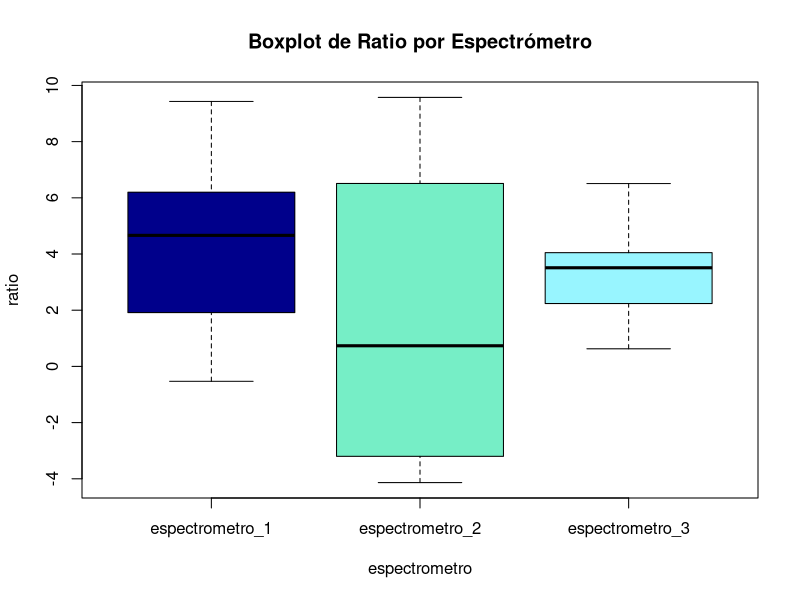
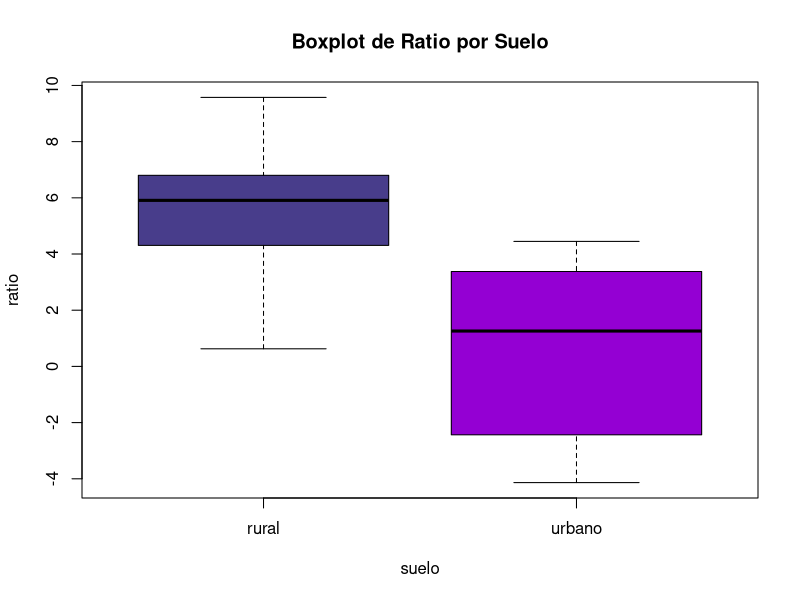
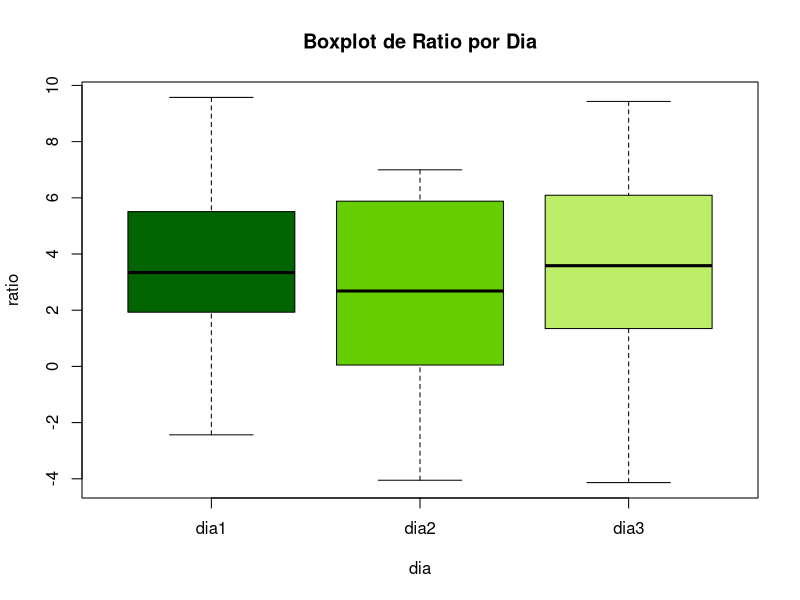
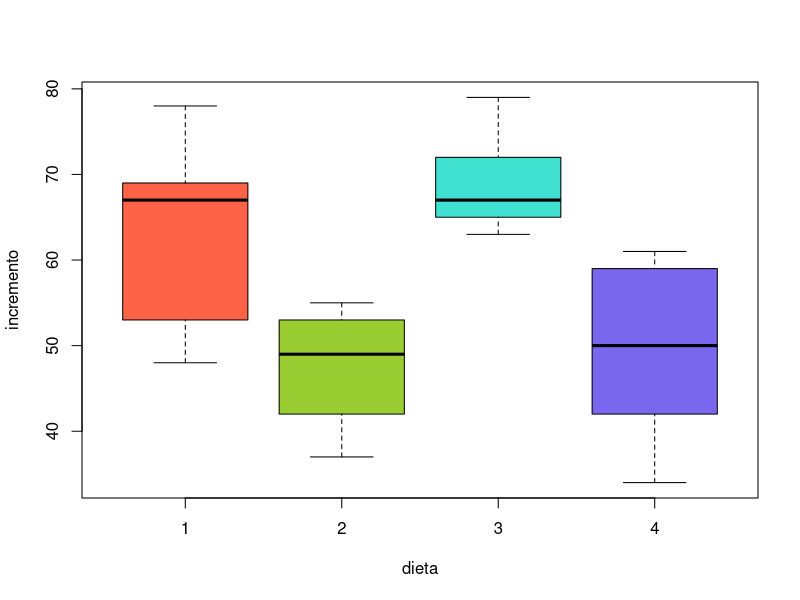
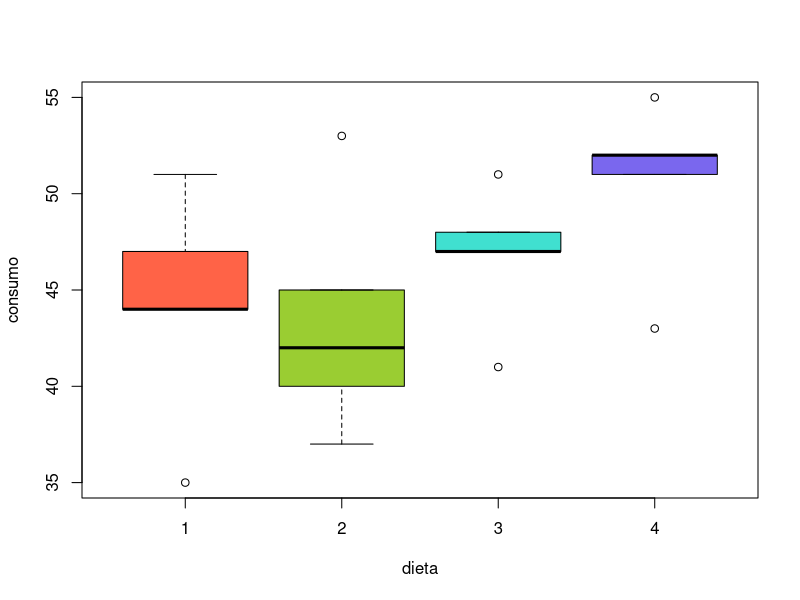
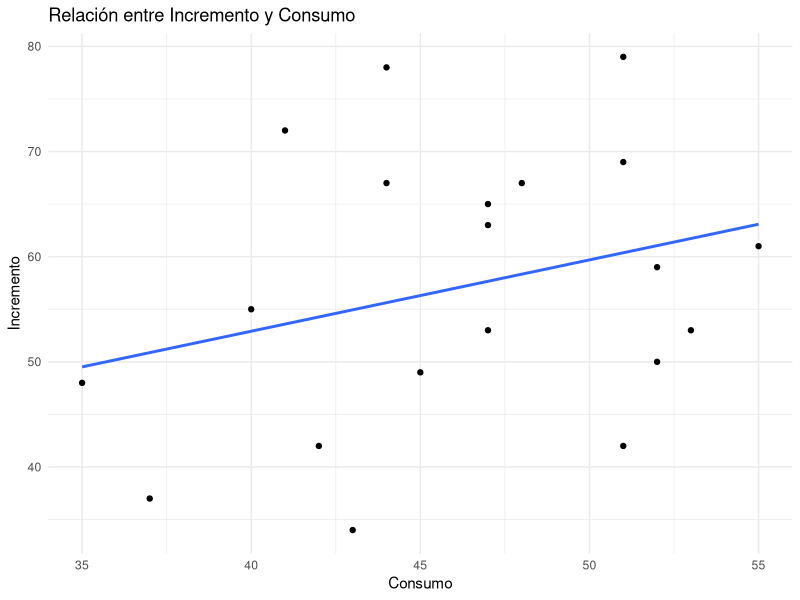
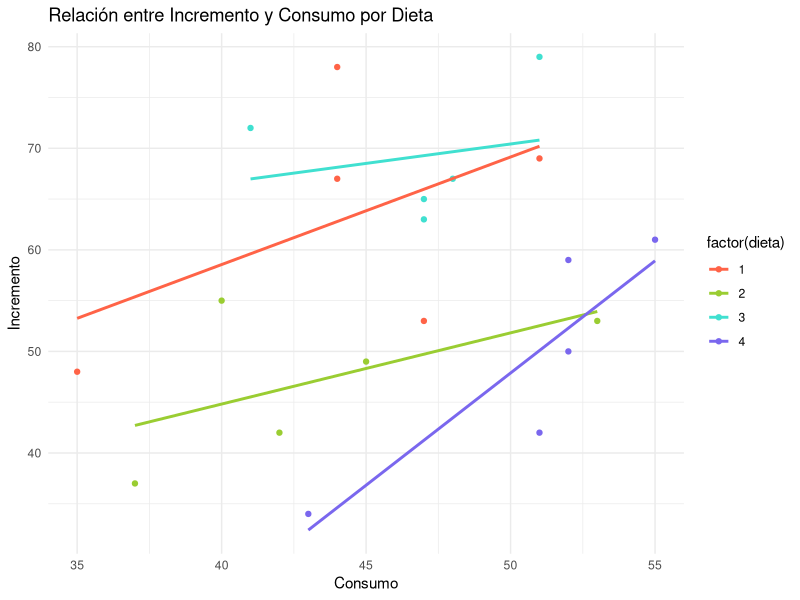
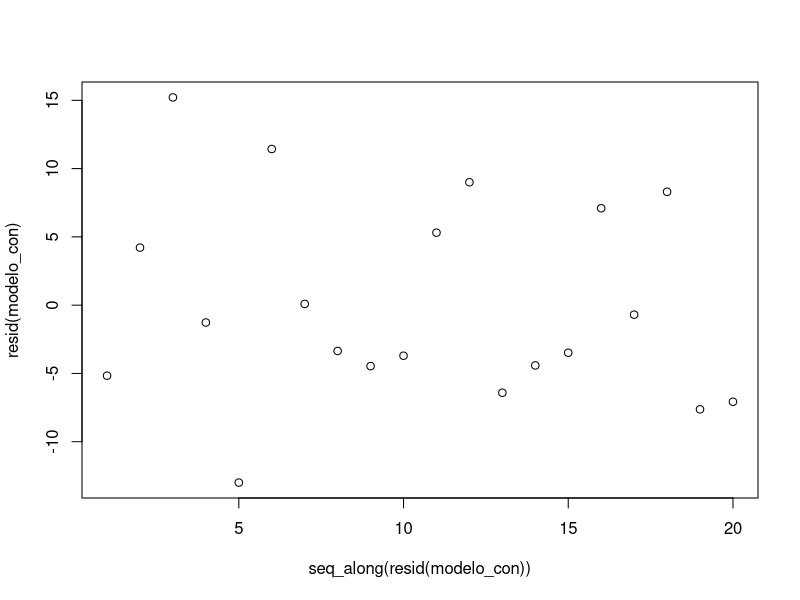

Write the R code that produced these figures, in order.
## ---- chunk 1
# Seteamos el directorio de trabajo
setwd("D:/Antiguos estudios/MASTER2/Sem3/Diseño/PAC6/PAC6")

# Importamos los datos
data <- read.csv("dades_problema1_pec6.csv", dec = ",", header = TRUE, sep = ";")

# Marcamos los factores
data$espectrometro <- as.factor(data$espectrometro)
data$suelo <- as.factor(data$suelo)
data$dia <- factor(data$dia, levels = c(1, 2, 3), labels = c("dia1", "dia2", "dia3"))
## ---- chunk 2
# Primero examinamos la variable ratio
summary(data$ratio)

# Box plot de ratio por espectrometro
boxplot(ratio ~ espectrometro, data = data, col = c("blue4", "aquamarine2", "cadetblue1"), main = "Boxplot de Ratio por Espectrómetro")

# Box plot de ratio por suelo
boxplot(ratio ~ suelo, data = data, col = c("darkslateblue", "darkviolet"), main = "Boxplot de Ratio por Suelo")

# Box plot de ratio por dia
boxplot(ratio ~ dia, data = data, col = c("darkgreen", "chartreuse3", "darkolivegreen2"), main = "Boxplot de Ratio por Dia")
## ---- chunk 3
# Definimos el modelo
library(lme4)
library(car)

modelo <- lmer(ratio ~ suelo + espectrometro + suelo:espectrometro + (1 | dia:suelo:espectrometro), data = data)

summary(modelo)

# Testamos las hipótesis

anova_modelo <- Anova(modelo, type = "III", test = "Chisq")
print(anova_modelo)
## ---- chunk 4
# install.packages("emmeans")
library(emmeans)
library(knitr)

# Realizamos las comparaciones múltiples
emmeans_result <- emmeans(modelo, pairwise ~ suelo:espectrometro)

# Ajustamos p-valores usando la corrección de Bonferroni
adjusted_emmeans <- summary(emmeans_result, infer = c(TRUE, TRUE), adjust = "bonferroni")

# Imprimimos los valores ajustados
print(adjusted_emmeans)
## ---- chunk 5
# Extraemos los contrastes y p-valores
contrast_df <- as.data.frame(adjusted_emmeans$contrasts)

# Filtramos por p-valores < 0.05
significant_contrasts <- contrast_df[contrast_df$p.value < 0.05, c("contrast", "p.value")]


# Formateamos la tabla para imprimir
formatted_table <- data.frame(
  Contrast = significant_contrasts$contrast,
  P_Value = sprintf("%.4f", significant_contrasts$p.value)
)

# Imprimimos la tabla
kable(formatted_table, col.names = c("Contraste", "P-Valor"))
## ---- chunk 6
# Seteamos el directorio de trabajo
setwd("D:/Antiguos estudios/MASTER2/Sem3/Diseño/PAC6/PAC6")

# Importamos los datos
data <- read.csv("dades_problema2_pec6.csv", dec = ",", header = TRUE, sep = ";")

# Marcamos los factores
data$dieta <- as.factor(data$dieta)
## ---- chunk 7
# Realiza un resumen descriptivo
summary(data)

# Gráfico relación consumo-incremento
color_dieta = c("tomato1", "olivedrab3", "turquoise", "slateblue2")

# Boxplot incremento por dieta
boxplot(incremento ~ dieta, data = data, col = color_dieta)

# Boxplot consumo por dieta
boxplot(consumo ~ dieta, data = data, col = color_dieta)

library(ggplot2)

# Gráfico de dispersión Incremento vs Consumo sin dieta
ggplot(data, aes(x = consumo, y = incremento)) +
  geom_point() +
  geom_smooth(method = "lm", se = FALSE) +  # Añade la línea de tendencia general
  labs(title = "Relación entre Incremento y Consumo",
       x = "Consumo",
       y = "Incremento") +
  theme_minimal()

# Gráfico de dispersión Incremento vs Consumo por dieta
ggplot(data, aes(x = consumo, y = incremento, color = factor(dieta))) +
  scale_color_manual(values = color_dieta) +
  geom_point() +
  geom_smooth(method = "lm", se = FALSE) +  # Añade la línea de tendencia + 
  labs(title = "Relación entre Incremento y Consumo por Dieta",
       x = "Consumo",
       y = "Incremento") +
  theme_minimal()
## ---- chunk 8
# Ajustar el modelo lineal
modelo_con <- lm(incremento ~ dieta + consumo, data = data)

summary(modelo_con)
## ---- chunk 9
# Ajustar el modelo lineal
modelo_sin <- lm(incremento ~ dieta, data = data)

# Resumen del modelo
summary(modelo_sin)
## ---- chunk 10
# Gráfico de residuos vs. orden de observaciones
plot(resid(modelo_con) ~ seq_along(resid(modelo_con)))

library(lmtest)
# Prueba de Durbin-Watson para autocorrelación de los residuos
dwtest(modelo_con)
## ---- chunk 11
plot(modelo_con, which=1)

# Prueba de Breusch-Pagan para homocedasticidad
library(lmtest)
bptest(modelo_con)
## ---- chunk 12
plot(modelo_con, which=2)

shapiro.test(modelo_con$residuals)
## ---- chunk 13
# Instalar y cargar el paquete multcomp
# install.packages("multcomp")
library(multcomp)

# Realizar comparaciones múltiples con el método de Tukey
comp <- glht(modelo_con, linfct = mcp(dieta = "Tukey"))

# Resumen de las comparaciones con ajuste de pvalores
resumen_comp <- summary(comp)
pvalores_ajustados <- p.adjust(resumen_comp$test$pvalues, method = "bonferroni")
resumen_comp$test$pvalues_ajustados <- pvalores_ajustados

# Mostrar el resumen con pvalores ajustados
print(resumen_comp)
## ---- chunk 14
# Seteamos el directorio de trabajo
setwd("D:/Antiguos estudios/MASTER2/Sem3/Diseño/PAC6/PAC6")

# Importamos los datos
data <- read.csv("dades_problema3_pec6.csv", dec = ".", header = TRUE, sep = ",")

# Marcamos los factores
data$tratamiento <- as.factor(data$tratamiento)
data$paciente <- as.factor(data$paciente)
data$tiempo <- as.factor(data$tiempo)
## ---- chunk 15
# Realiza un resumen descriptivo
summary(data)

color_tratamiento = c("tomato1", "olivedrab3")

# Boxplot depresión por dieta
boxplot(depresion ~ tratamiento, data = data, col = color_tratamiento)

# Boxplot depresión por tiempo
boxplot(depresion ~ tiempo, data = data)

library(ggplot2)

# Gráfico de dispersión depresión vs tiempo
ggplot(data, aes(x = tiempo, y = depresion)) +
  geom_point() +
  geom_smooth(method = "lm", se = FALSE) +  # Añade la línea de tendencia general
  labs(title = "Relación entre Depresión y Tiempo",
       x = "Tiempo",
       y = "Depresión") +
  theme_minimal()

# Gráfico de dispersión depresión vs tiempo con tratamiento
ggplot(data, aes(x = tiempo, y = depresion, color = factor(tratamiento))) +
  scale_color_manual(values = color_tratamiento) +
  geom_point() +
  geom_smooth(method = "lm", se = FALSE) +  # Añade la línea de tendencia + 
  labs(title = "Relación entre Depresión y Tiempo",
       x = "Tiempo",
       y = "Depresión") +
  theme_minimal()
## ---- chunk 16
ggplot(data, aes(x = tiempo, y = depresion)) + 
  geom_smooth(method = "lm", level = 0.95) +
  geom_point() + 
  facet_wrap(~ paciente, nrow = 10, ncol = 5) +
  theme(
  )

## ---- chunk 17
# install.packages("lme4", dependencies=TRUE)
# install.packages("Matrix", dependencies=TRUE)
library(lme4)

# Define el modelo con intercepciones aleatorias
modelo1 <- lmer(depresion ~ tratamiento * tiempo + (1|paciente), data = data)

# Muestra un resumen del modelo
summary(modelo1)
## ---- chunk 18
library(lme4)

# Define el modelo con intercepciones y pendientes aleatorias
modelo2 <- lmer(depresion ~ tratamiento * tiempo + (tratamiento | paciente), data = data)

# TRATAMIENTO O TIEMPO HOLA??

# Muestra un resumen del modelo
summary(modelo2)
## ---- chunk 19
# AIC y BIC
modelo1_AIC <- AIC(modelo1)
modelo1_BIC <- BIC(modelo1)
modelo2_AIC <- AIC(modelo2)
modelo2_BIC <- BIC(modelo2)

# Creamos un df
resultados_df <- data.frame(
  Model = c("Modelo con intercepciones aleatorias", "Modelo con intercepciones y pendientes aleatorias"),
  AIC = c(modelo1_AIC, modelo2_AIC),
  BIC = c(modelo1_BIC, modelo2_BIC)
)

library(knitr)
kable(resultados_df, format = "pandoc")
## ---- chunk 20
# Comparación de modelos usando likelihood ratio test
anova(modelo1, modelo2)
## ---- chunk 21
# Gráfico de residuos para el modelo1
plot(residuals(modelo1) ~ fitted(modelo1))

# Gráfico de residuos para el modelo1
plot(residuals(modelo2) ~ fitted(modelo2))
## ---- chunk 22
summary(modelo1)
## ---- chunk 23
# install.packages("broom")
library(broom)

# Intervalos de confianza
confint(modelo1)
## ---- chunk 24
library(lme4)
efectos_aleatorios <- ranef(modelo1)$paciente

efecto_paciente1 <- efectos_aleatorios[1, ]
efecto_paciente26 <- efectos_aleatorios[26, ]

cat("Paciente 1:", efecto_paciente1)
cat("\n")
cat("Paciente 26:", efecto_paciente26)
## ---- chunk 25
summary(modelo1)
